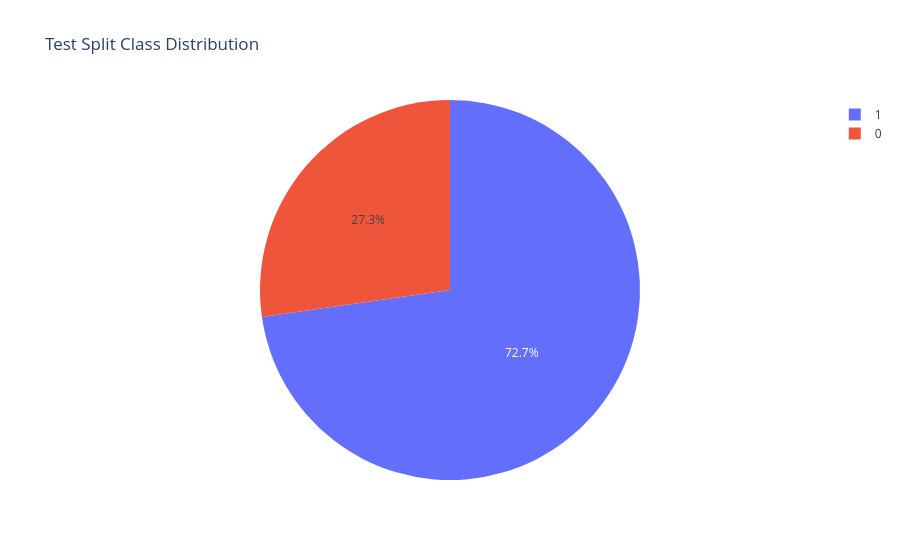

Here is the notebook cell this chart was saved with:
### Code cell
test_counts = (
    test_df.group_by("label")
    .len()
    .with_columns(
        (pl.col("len") / test_df.height).alias("proportion")
    )
)
fig = px.pie(
    test_counts,
    names="label",
    values="proportion",
    title="Test Split Class Distribution"
)
fig.show()

### Figure 1 — Plotly figure (JSON) as saved in the notebook; plotly's stock layout.template omitted (floating-point values rounded to 4 significant figures)
{"data": [{"domain": {"x": [0, 1], "y": [0, 1]}, "hovertemplate": "label=%{label}<br>proportion=%{value}<extra></extra>", "labels": [0, 1], "legendgroup": "", "name": "", "showlegend": true, "type": "pie", "values": [0.2727, 0.7273]}], "layout": {"legend": {"tracegroupgap": 0}, "title": {"text": "Test Split Class Distribution"}}}
